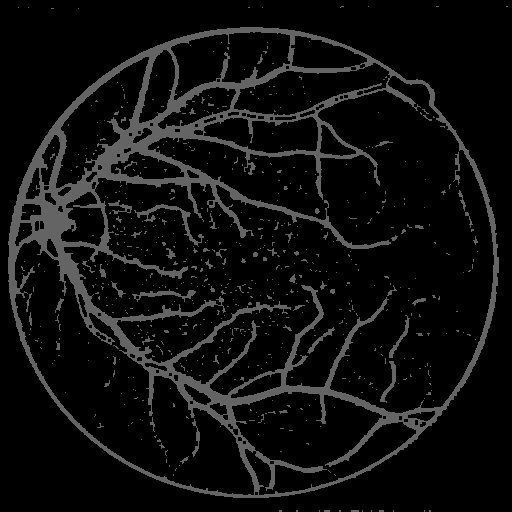
#> input picture output/0.jpg, 512 x 512 px, given as the content of the folder ./Data/train/image/, which was not available
$ jupyter execute --allow-errors diabetic_retinopathy_image_processing.ipynb   (older library calls are emulated)
#> lines starting #> are read from the running program, lines starting #| are printed output that depends on the picture; after the words box and inside, x2 and y2 are one past the last pixel; in counts of white or black regions, pixels touching at a corner belong together; pictures that were not available may be replaced by others from this repository, and a replacement may not be noted
[cell 1]
import cv2
import os
import matplotlib.pyplot as plt
import numpy as np

[cell 2]
# input_path = './data/'
input_path = './Data/'

# output_path = './output/'
output_path = 'output'

[cell 3]
def plot_images(imagesSet, title, figsize=(20, 10), cmap=None):
    plt.figure(figsize=figsize)
    plt.suptitle(title, fontsize=20)
    for i in range(len(imagesSet[0])):
        for j in range(len(imagesSet)):
            plt.subplot(len(imagesSet), len(imagesSet[0]), i + j*len(imagesSet[0]) + 1)
            plt.imshow(imagesSet[j][i], cmap=cmap)
            plt.axis('off')
        plt.tight_layout()

[cell 4]
train_photo_paths = [input_path + 'train/image/' + x for x in os.listdir(input_path + 'train/image/')]
#> (the rest of this cell did not finish here and is left out)

[cell 5]
train_raw_photos = [cv2.cvtColor(cv2.imread(str(path)), cv2.COLOR_BGR2GRAY)  for path in train_photo_paths]
#> train_raw_photos = 1 item
#> (the rest of this cell did not finish here and is left out)

[cell 6]
plt.imshow(train_raw_photos[0],cmap='gray')
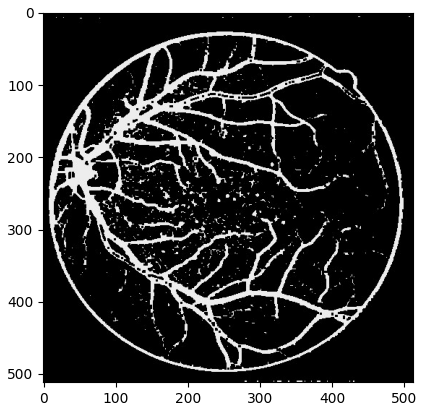
#> figure drawn by matplotlib, 1 panel

[cell 7]
train_photos_eq_sample = [cv2.equalizeHist(photo) for photo in train_raw_photos[:5]]
#> train_photos_eq_sample = 1 item

[cell 8]
plt.imshow(train_photos_eq_sample[0],cmap='gray')
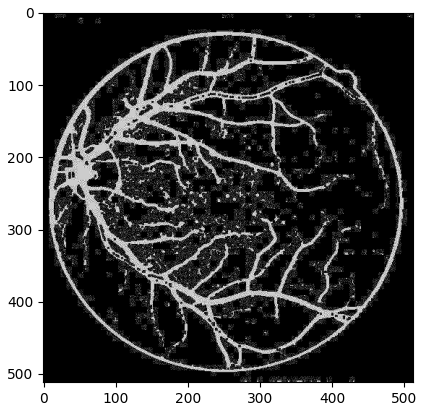
#> figure drawn by matplotlib, 1 panel

[cell 9]
clahe = cv2.createCLAHE(clipLimit=2.0, tileGridSize=(8, 8))
train_photos_clahe_sample = [clahe.apply(photo) for photo in train_raw_photos[:5]]
#> train_photos_clahe_sample = 1 item

[cell 10]
plt.imshow(train_photos_clahe_sample[0],cmap='gray')

[cell 11]
train_photos_clahe =  [clahe.apply(photo) for photo in train_raw_photos]
#> train_photos_clahe = 1 item

[cell 12]
train_photos = train_photos_clahe
#> train_photos = 1 item

[cell 13]
laplacian = cv2.Laplacian(train_photos[0], cv2.CV_64F)
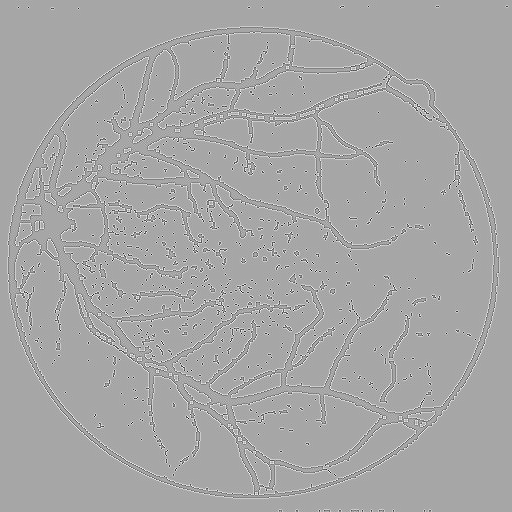
#> laplacian: shape (512, 512) float64; min -480, max 253, mean 0; drawn with min black and max white

# Convert the output to 8-bit grayscale
laplacian = np.uint8(np.absolute(laplacian))
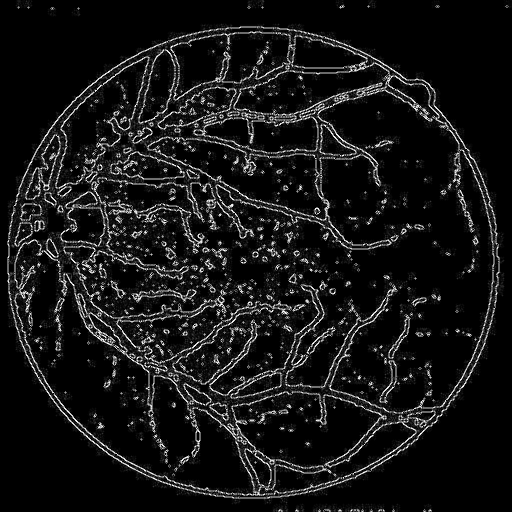
#> laplacian: shape (512, 512); min 0, max 255, mean 22.3
plt.imshow(laplacian,cmap='gray')

[cell 14]
Sobel_x = cv2.Sobel(train_photos[0], cv2.CV_64F, 1, 0, ksize=3)
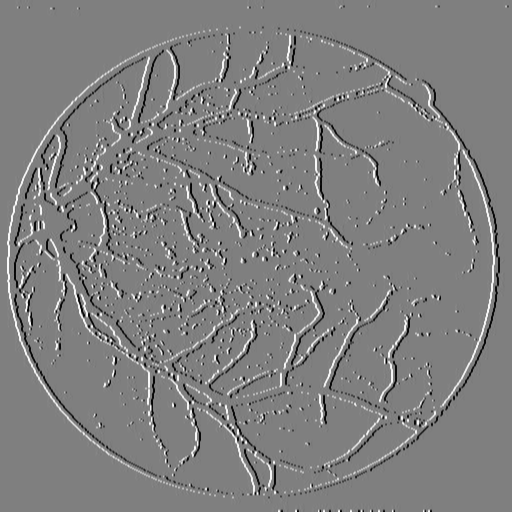
#> Sobel_x: shape (512, 512) float64; min -457, max 456, mean 0; drawn with min black and max white
Sobel_y = cv2.Sobel(train_photos[0], cv2.CV_64F, 0, 1, ksize=3)
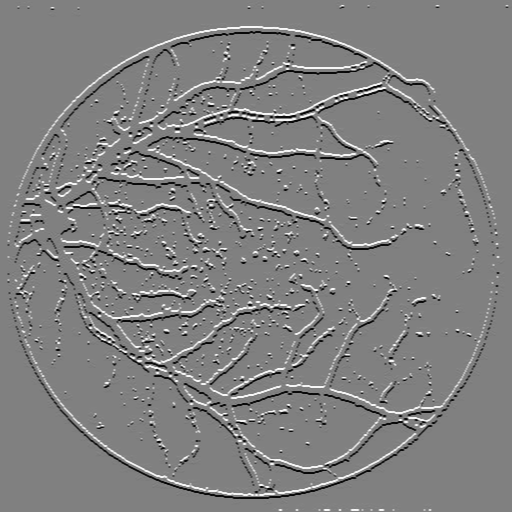
#> Sobel_y: shape (512, 512) float64; min -464, max 458, mean 0.1; drawn with min black and max white
Sobel = cv2.magnitude(Sobel_x, Sobel_y)
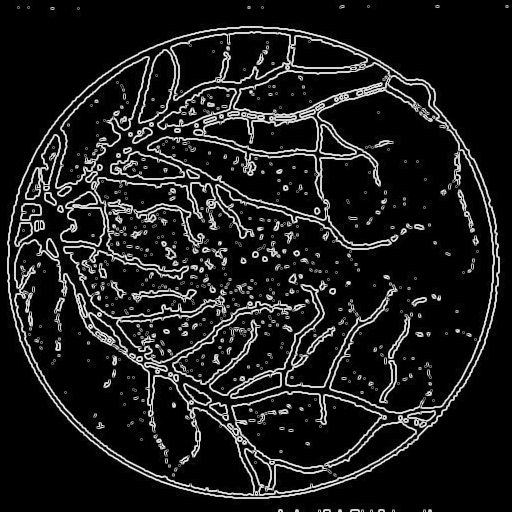
#> Sobel: shape (512, 512) float64; min 0, max 512.5, mean 58.1; drawn with min black and max white

[cell 15]
plot_images([[Sobel_x, Sobel_y, Sobel]], 'Sobel', figsize=(6,5 ), cmap='gray')

[cell 16]
#apply sharr operator to all images
train_photos_Sobel_x = [cv2.Sobel(photo, cv2.CV_64F, 1, 0) for photo in train_photos]
#> train_photos_Sobel_x = 1 item
train_photos_Sobel_y = [cv2.Sobel(photo, cv2.CV_64F, 0, 1) for photo in train_photos]
#> train_photos_Sobel_y = 1 item
sobel_results = [cv2.magnitude(Sobel_x, Sobel_y) for Sobel_x, Sobel_y in zip(train_photos_Sobel_x, train_photos_Sobel_y)]
#> sobel_results = 1 item

[cell 17]
image=sobel_results[0]
def binarise(image):
    _, binary_image = cv2.threshold(image, 70, 100, cv2.THRESH_BINARY)
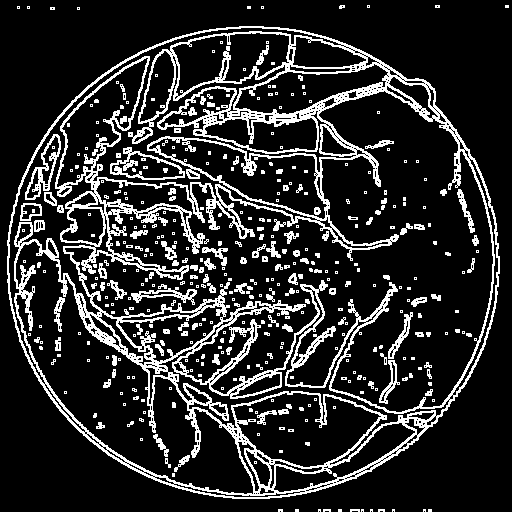
#> binary_image: shape (512, 512) float64; values 0 (black) and 100 (white), 16.7% white in thin lines or dots
    return binary_image

[cell 18]
binary_images=[binarise(image) for image in sobel_results]
#> binary_images = 1 item

[cell 19]
plt.imshow(binary_images[0],cmap='gray')

[cell 20]
def erode_dilate(image):
    kernel = cv2.getStructuringElement(cv2.MORPH_RECT, (3, 3))

    # Perform dilation to enhance regions
    dilated_image = cv2.dilate(image, kernel, iterations=1)
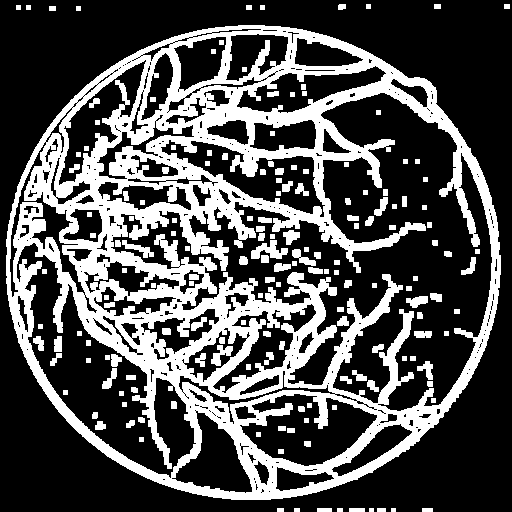
#> dilated_image: shape (512, 512) float64; values 0 (black) and 100 (white), 31.3% white; 168 white regions, largest, box (x1, y1, x2, y2) and area: (6, 25, 501, 500) 73794, (251, 240, 288, 259) 366, (211, 345, 233, 366) 222

    # Perform erosion to reduce noise
    eroded_image = cv2.erode(dilated_image, kernel, iterations=1)
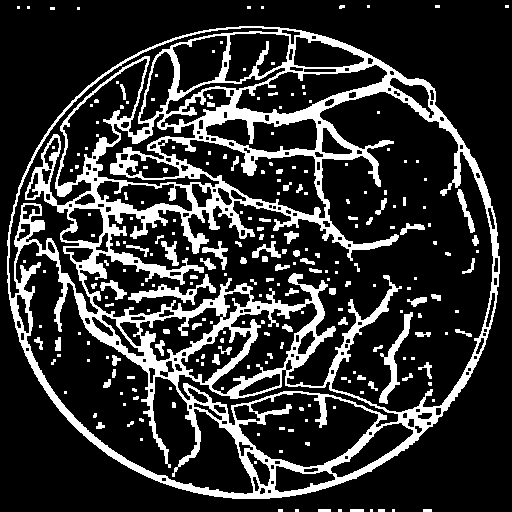
#> eroded_image: shape (512, 512) float64; values 0 (black) and 100 (white), 19.9% white; 237 white regions (153 under 20 px), largest, box (x1, y1, x2, y2) and area: (7, 26, 500, 499) 44790, (379, 312, 413, 404) 705, (128, 274, 216, 305) 691
    return eroded_image

[cell 21]
def erode(img):
    kernel = cv2.getStructuringElement(cv2.MORPH_RECT, (1, 1))
    eroded_image = cv2.erode(img, kernel, iterations=1)
    return eroded_image

plt.imshow(erode(binary_images[0]),cmap='gray')

[cell 22]
final_images=[erode_dilate(image) for image in binary_images]
#> final_images = 1 item

[cell 23]
plt.imshow(final_images[0],cmap='gray')

[cell 24]
output_path ='output'

[cell 25]
#saving output
for i in range(len(final_images)):
    cv2.imwrite(f'output/{i}.jpg',final_images[i])
#> this loop made 1 pass

$ run again, on output/12.jpg
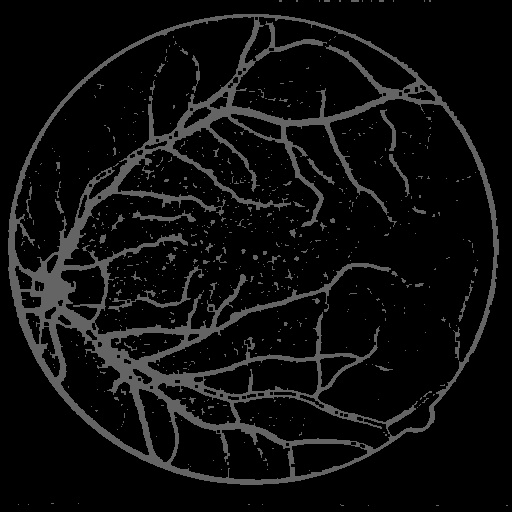
#> input picture output/12.jpg, 512 x 512 px, given as the content of the folder ./Data/train/image/, which was not available
#> train_raw_photos = 1 item
#> in binarise, `_, binary_image = cv2.threshold(image, 70, 100, cv2.THRESH_BINARY)`:
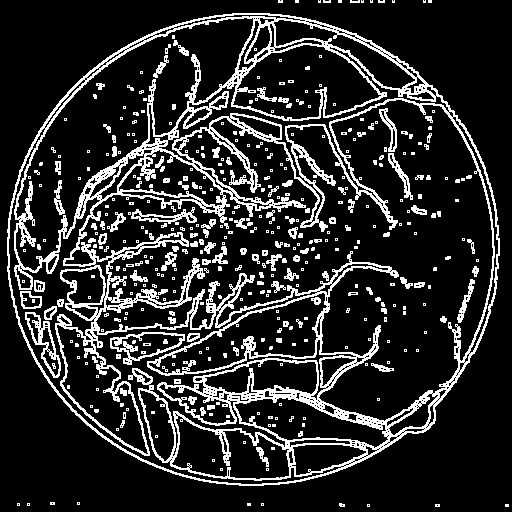
#> binary_image: shape (512, 512) float64; values 0 (black) and 100 (white), 16.8% white in thin lines or dots
#> dilated_image: shape (512, 512) float64; values 0 (black) and 100 (white), 31.4% white; 173 white regions, largest, box (x1, y1, x2, y2) and area: (6, 12, 501, 487) 73795, (251, 253, 288, 272) 364, (122, 254, 154, 272) 207
#> in erode_dilate, `eroded_image = cv2.erode(dilated_image, kernel, iterations=1)`:
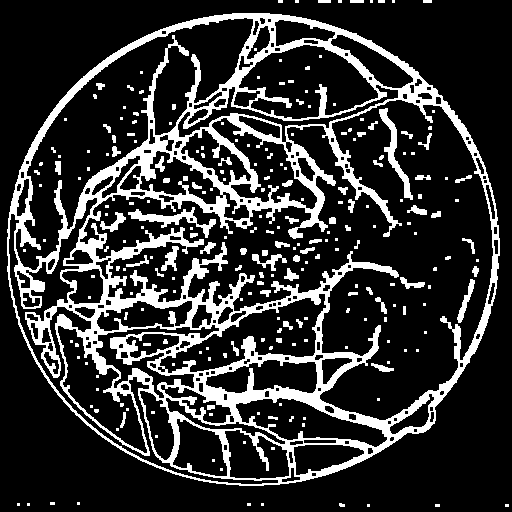
#> eroded_image: shape (512, 512) float64; values 0 (black) and 100 (white), 20% white; 245 white regions (162 under 20 px), largest, box (x1, y1, x2, y2) and area: (7, 13, 500, 486) 45017, (128, 207, 216, 238) 684, (379, 108, 413, 200) 668
#> the loop `for i in range(len(final_images)):` made 1 pass

$ run again, on output/13.jpg
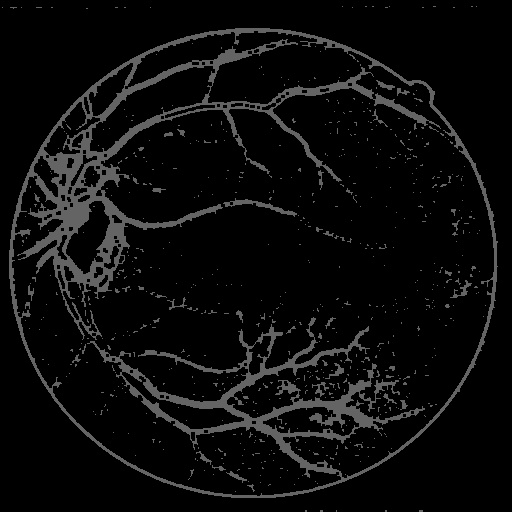
#> input picture output/13.jpg, 512 x 512 px, given as the content of the folder ./Data/train/image/, which was not available
#> train_raw_photos = 1 item
#> binary_image: shape (512, 512) float64; values 0 (black) and 100 (white), 15.8% white in thin lines or dots
#> dilated_image: shape (512, 512) float64; values 0 (black) and 100 (white), 28.7% white; 218 white regions, largest, box (x1, y1, x2, y2) and area: (7, 26, 500, 500) 63527, (136, 282, 219, 316) 800, (449, 207, 477, 238) 433
#> in erode_dilate, `eroded_image = cv2.erode(dilated_image, kernel, iterations=1)`:
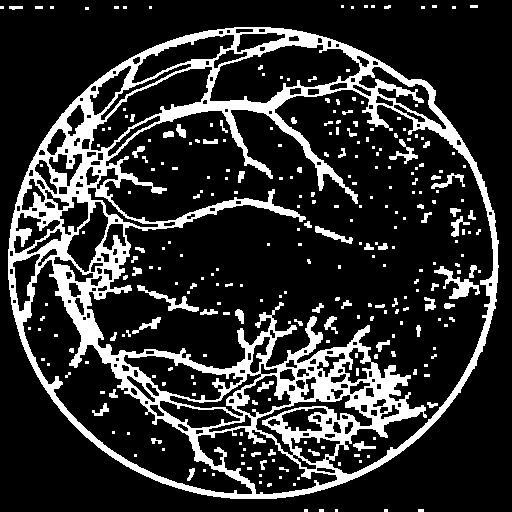
#> eroded_image: shape (512, 512) float64; values 0 (black) and 100 (white), 18.7% white; 283 white regions (202 under 20 px), largest, box (x1, y1, x2, y2) and area: (8, 27, 499, 499) 41912, (434, 266, 480, 299) 489, (137, 285, 199, 312) 367
#> the loop `for i in range(len(final_images)):` made 1 pass
